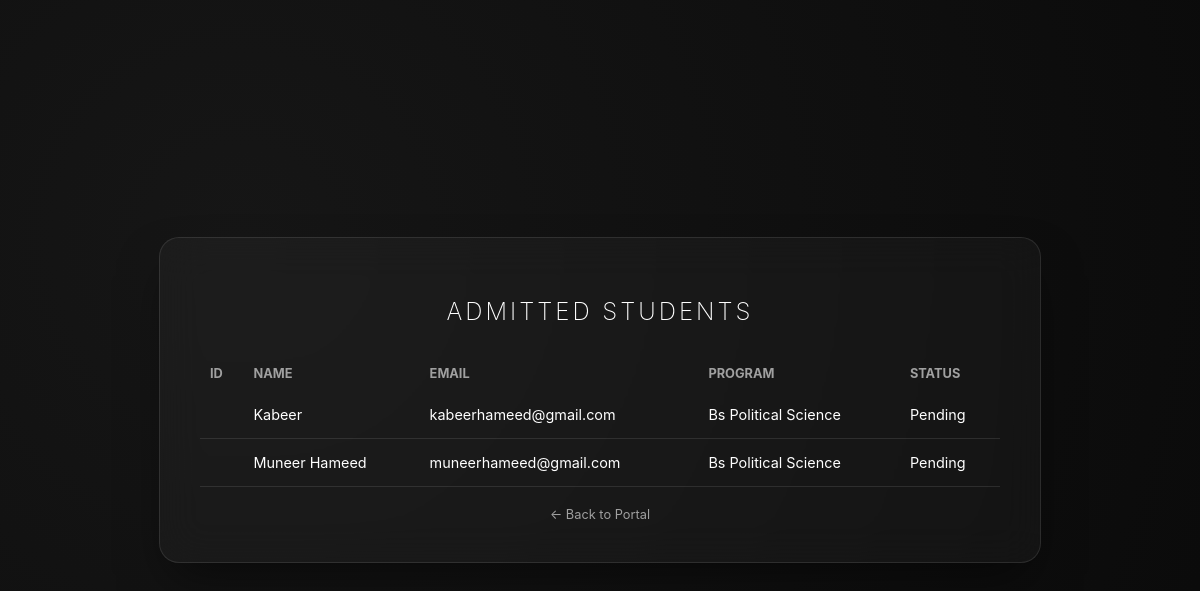
Before: /students with the older database file.
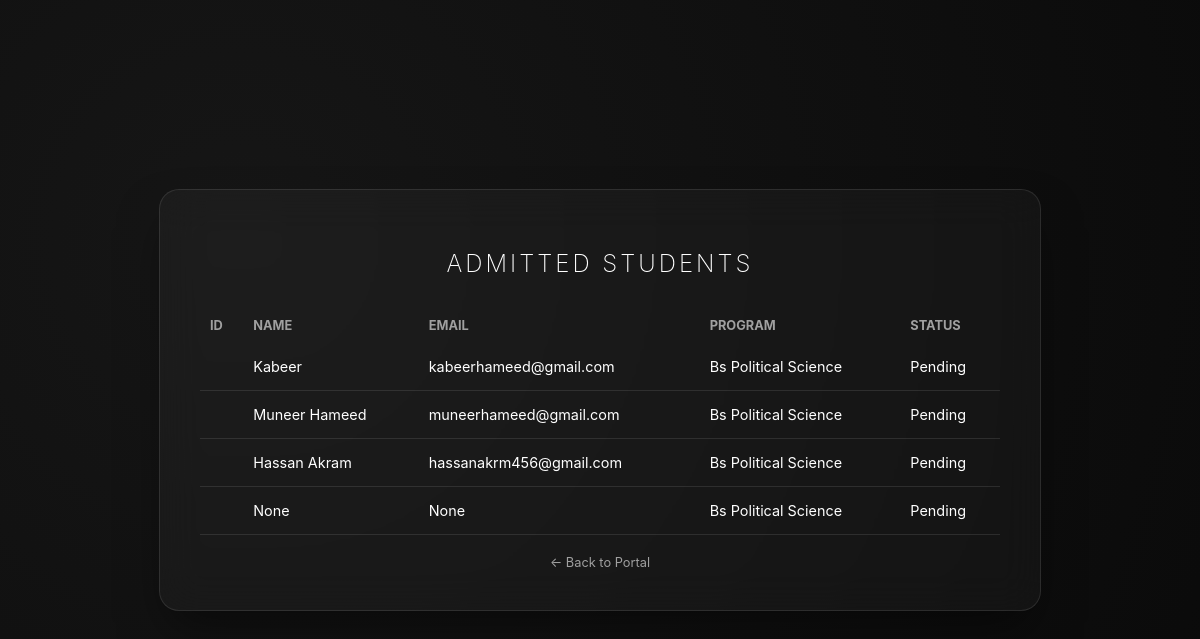
After: the same page with the newer database file.
### models/Student.py (models this page shows, shortened)
class Student(Person):
    id = db.Column(db.Integer, primary_key=True)
    student_id = db.Column(db.String(20), unique=True)
    applications = db.relationship('Application', backref='student', lazy=True, cascade='all, delete-orphan')

### models/Admission.py (models this page shows, shortened)
class Admission(db.Model):
    id = db.Column(db.Integer, primary_key=True)
    program = db.Column(db.String(100))
    semester = db.Column(db.Integer)
    app_id = db.Column(db.Integer, db.ForeignKey('application.id'))

### models/Application.py (models this page shows, shortened)
class Application(db.Model):
    id = db.Column(db.Integer, primary_key=True)
    date = db.Column(db.DateTime, default=datetime.utcnow)
    status = db.Column(db.String(20), default="Pending")
    student_id = db.Column(db.Integer, db.ForeignKey('student.id'))
    education_records = db.relationship('Education', backref='application', lazy=True, cascade='all, delete-orphan')
    admission_details = db.relationship('Admission', backref='application', uselist=False, cascade='all, delete-orphan')

### main.py (the view)
@app.route('/students')
def view_students():
    all_students = Student.query.all()
    return render_template('students.html', students=all_students)

### templates/students.html (shortened to what this page needs)
{% extends "Base.html" %}
{% block content %}
<h2>Admitted Students</h2>
<table>
    <thead>
            <th>ID</th>
            <th>Name</th>
            <th>Email</th>
            <th>Program</th>
            <th>Status</th>
    </thead>
    <tbody>
        {% for student in students %}
        <tr>
            <td>{{ student.stu_id_attr }}</td>
            <td>{{ student.name }}</td>
            <td>{{ student.email }}</td>
            <td>
                {% if student.applications %}
                    {{ student.applications[0].admission_details.program }}
                {% else %}
                    N/A
                {% endif %}
            </td>
            <td>
                {% if student.applications %}
                    {{ student.applications[0].status }}
                {% else %}
                    Pending
                {% endif %}
            </td>
        </tr>
        {% endfor %}
    </tbody>
</table>
<a href="/" style="display:block; text-align:center; margin-top:20px; color:var(--text-dim); text-decoration:none; font-size:0.8rem;">← Back to Portal</a>
{% endblock %}

### templates/Base.html (shortened to what this page needs)
<!DOCTYPE html>
<html lang="en">
<head>
    <link rel="stylesheet" href="{{ url_for('static', filename='style.css') }}">
</head>
<body>
    <div class="glass-card">
        {% block content %}{% endblock %}
    </div>
</body>
</html>

### static/style.css (style rules this page uses)
:root { --glass-bg: rgba(255, 255, 255, 0.03); --glass-border: rgba(255, 255, 255, 0.1); --text-dim: #a0a0a0; --text-bright: #ffffff; --accent-gray: #444; }
body { background-color: #0a0a0a; background-image: radial-gradient(circle at 20% 30%, #161616 0%, #0a0a0a 100%); color: var(--text-bright); font-family: 'Inter', sans-serif; display: flex; justify-content: center; align-items: center; min-height: 100vh; margin: 0; }
.glass-card { background: var(--glass-bg); backdrop-filter: blur(20px); -webkit-backdrop-filter: blur(20px); border: 1px solid var(--glass-border); border-radius: 20px; padding: 40px; width: 100%; max-width: 400px; box-shadow: 0 25px 50px -12px rgba(0, 0, 0, 0.5); }
h2 { font-weight: 200; letter-spacing: 3px; text-transform: uppercase; text-align: center; margin-bottom: 30px; }

### templates/students.html (style rules this page uses)
.glass-card { max-width: 800px; }
table { width: 100%; border-collapse: collapse; margin-top: 20px; }
th { text-align: left; color: var(--text-dim); font-size: 0.8rem; text-transform: uppercase; padding: 10px; }
td { padding: 15px 10px; border-bottom: 1px solid var(--glass-border); font-size: 0.9rem; }

Changed rows visible on the page:
added Student: name "Hassan Akram", email "hassanakrm456@gmail.com", program "Bs Political Science", status "Pending"
added Student: name "None", email "None", program "Bs Political Science", status "Pending"
